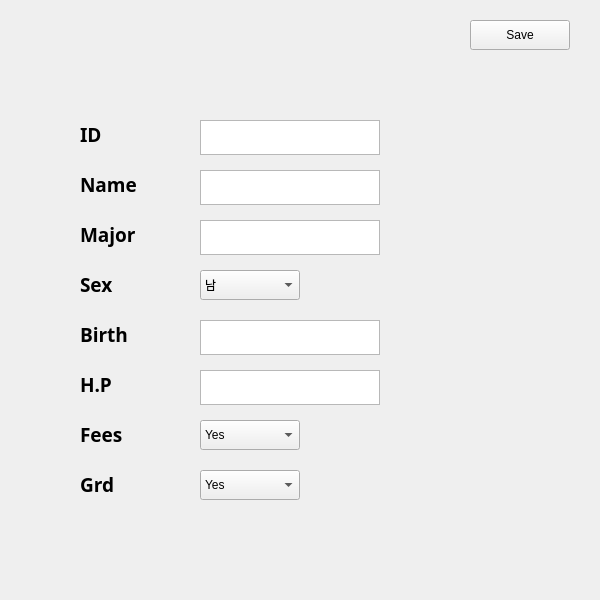
<?xml version="1.0" encoding="UTF-8"?>
<ui version="4.0">
 <class>edit</class>
 <widget class="QWidget" name="edit">
  <property name="geometry">
   <rect>
    <x>0</x>
    <y>0</y>
    <width>600</width>
    <height>600</height>
   </rect>
  </property>
  <property name="windowTitle">
   <string>Edit</string>
  </property>
  <property name="windowIcon">
   <iconset>
    <normaloff>../../../A/Desktop/1404296263554.jpeg</normaloff>../../../A/Desktop/1404296263554.jpeg</iconset>
  </property>
  <widget class="QTextEdit" name="textEdit">
   <property name="geometry">
    <rect>
     <x>200</x>
     <y>120</y>
     <width>180</width>
     <height>35</height>
    </rect>
   </property>
   <property name="html">
    <string>&lt;!DOCTYPE HTML PUBLIC &quot;-//W3C//DTD HTML 4.0//EN&quot; &quot;http://www.w3.org/TR/REC-html40/strict.dtd&quot;&gt;
&lt;html&gt;&lt;head&gt;&lt;meta name=&quot;qrichtext&quot; content=&quot;1&quot; /&gt;&lt;style type=&quot;text/css&quot;&gt;
p, li { white-space: pre-wrap; }
&lt;/style&gt;&lt;/head&gt;&lt;body style=&quot; font-family:'Gulim'; font-size:9pt; font-weight:400; font-style:normal;&quot;&gt;
&lt;p style=&quot;-qt-paragraph-type:empty; margin-top:0px; margin-bottom:0px; margin-left:0px; margin-right:0px; -qt-block-indent:0; text-indent:0px;&quot;&gt;&lt;br /&gt;&lt;/p&gt;&lt;/body&gt;&lt;/html&gt;</string>
   </property>
   <property name="acceptRichText">
    <bool>true</bool>
   </property>
  </widget>
  <widget class="QLabel" name="label">
   <property name="geometry">
    <rect>
     <x>80</x>
     <y>120</y>
     <width>100</width>
     <height>30</height>
    </rect>
   </property>
   <property name="font">
    <font>
     <family>HY강B</family>
     <pointsize>10</pointsize>
     <weight>75</weight>
     <bold>true</bold>
    </font>
   </property>
   <property name="text">
    <string>&lt;html&gt;&lt;head/&gt;&lt;body&gt;&lt;p&gt;&lt;span style=&quot; font-size:14pt;&quot;&gt;ID&lt;/span&gt;&lt;/p&gt;&lt;/body&gt;&lt;/html&gt;</string>
   </property>
  </widget>
  <widget class="QLabel" name="label_2">
   <property name="geometry">
    <rect>
     <x>80</x>
     <y>170</y>
     <width>100</width>
     <height>30</height>
    </rect>
   </property>
   <property name="font">
    <font>
     <family>HY강B</family>
     <pointsize>10</pointsize>
     <weight>75</weight>
     <bold>true</bold>
    </font>
   </property>
   <property name="text">
    <string>&lt;html&gt;&lt;head/&gt;&lt;body&gt;&lt;p&gt;&lt;span style=&quot; font-size:14pt;&quot;&gt;Name&lt;/span&gt;&lt;/p&gt;&lt;/body&gt;&lt;/html&gt;</string>
   </property>
  </widget>
  <widget class="QLabel" name="label_3">
   <property name="geometry">
    <rect>
     <x>80</x>
     <y>220</y>
     <width>100</width>
     <height>30</height>
    </rect>
   </property>
   <property name="font">
    <font>
     <family>HY강B</family>
     <pointsize>10</pointsize>
     <weight>75</weight>
     <bold>true</bold>
    </font>
   </property>
   <property name="text">
    <string>&lt;html&gt;&lt;head/&gt;&lt;body&gt;&lt;p&gt;&lt;span style=&quot; font-size:14pt;&quot;&gt;Major&lt;/span&gt;&lt;/p&gt;&lt;/body&gt;&lt;/html&gt;</string>
   </property>
  </widget>
  <widget class="QLabel" name="label_4">
   <property name="geometry">
    <rect>
     <x>80</x>
     <y>270</y>
     <width>100</width>
     <height>30</height>
    </rect>
   </property>
   <property name="font">
    <font>
     <family>HY강B</family>
     <pointsize>10</pointsize>
     <weight>75</weight>
     <bold>true</bold>
    </font>
   </property>
   <property name="text">
    <string>&lt;html&gt;&lt;head/&gt;&lt;body&gt;&lt;p&gt;&lt;span style=&quot; font-size:14pt;&quot;&gt;Sex&lt;/span&gt;&lt;/p&gt;&lt;/body&gt;&lt;/html&gt;</string>
   </property>
  </widget>
  <widget class="QLabel" name="label_5">
   <property name="geometry">
    <rect>
     <x>80</x>
     <y>320</y>
     <width>100</width>
     <height>30</height>
    </rect>
   </property>
   <property name="font">
    <font>
     <family>HY강B</family>
     <pointsize>10</pointsize>
     <weight>75</weight>
     <bold>true</bold>
    </font>
   </property>
   <property name="text">
    <string>&lt;html&gt;&lt;head/&gt;&lt;body&gt;&lt;p&gt;&lt;span style=&quot; font-size:14pt;&quot;&gt;Birth&lt;/span&gt;&lt;/p&gt;&lt;/body&gt;&lt;/html&gt;</string>
   </property>
  </widget>
  <widget class="QLabel" name="label_6">
   <property name="geometry">
    <rect>
     <x>80</x>
     <y>370</y>
     <width>100</width>
     <height>30</height>
    </rect>
   </property>
   <property name="font">
    <font>
     <family>HY강B</family>
     <pointsize>10</pointsize>
     <weight>75</weight>
     <bold>true</bold>
    </font>
   </property>
   <property name="text">
    <string>&lt;html&gt;&lt;head/&gt;&lt;body&gt;&lt;p&gt;&lt;span style=&quot; font-size:14pt;&quot;&gt;H.P&lt;/span&gt;&lt;/p&gt;&lt;/body&gt;&lt;/html&gt;</string>
   </property>
  </widget>
  <widget class="QLabel" name="label_8">
   <property name="geometry">
    <rect>
     <x>80</x>
     <y>420</y>
     <width>100</width>
     <height>30</height>
    </rect>
   </property>
   <property name="font">
    <font>
     <family>HY강B</family>
     <pointsize>10</pointsize>
     <weight>75</weight>
     <bold>true</bold>
    </font>
   </property>
   <property name="text">
    <string>&lt;html&gt;&lt;head/&gt;&lt;body&gt;&lt;p&gt;&lt;span style=&quot; font-size:14pt;&quot;&gt;Fees&lt;/span&gt;&lt;/p&gt;&lt;/body&gt;&lt;/html&gt;</string>
   </property>
  </widget>
  <widget class="QLabel" name="label_9">
   <property name="geometry">
    <rect>
     <x>80</x>
     <y>470</y>
     <width>100</width>
     <height>30</height>
    </rect>
   </property>
   <property name="font">
    <font>
     <family>HY강B</family>
     <pointsize>10</pointsize>
     <weight>75</weight>
     <bold>true</bold>
    </font>
   </property>
   <property name="text">
    <string>&lt;html&gt;&lt;head/&gt;&lt;body&gt;&lt;p&gt;&lt;span style=&quot; font-size:14pt;&quot;&gt;Grd&lt;/span&gt;&lt;/p&gt;&lt;/body&gt;&lt;/html&gt;</string>
   </property>
  </widget>
  <widget class="QTextEdit" name="textEdit_2">
   <property name="geometry">
    <rect>
     <x>200</x>
     <y>170</y>
     <width>180</width>
     <height>35</height>
    </rect>
   </property>
   <property name="html">
    <string>&lt;!DOCTYPE HTML PUBLIC &quot;-//W3C//DTD HTML 4.0//EN&quot; &quot;http://www.w3.org/TR/REC-html40/strict.dtd&quot;&gt;
&lt;html&gt;&lt;head&gt;&lt;meta name=&quot;qrichtext&quot; content=&quot;1&quot; /&gt;&lt;style type=&quot;text/css&quot;&gt;
p, li { white-space: pre-wrap; }
&lt;/style&gt;&lt;/head&gt;&lt;body style=&quot; font-family:'Gulim'; font-size:9pt; font-weight:400; font-style:normal;&quot;&gt;
&lt;p style=&quot;-qt-paragraph-type:empty; margin-top:0px; margin-bottom:0px; margin-left:0px; margin-right:0px; -qt-block-indent:0; text-indent:0px;&quot;&gt;&lt;br /&gt;&lt;/p&gt;&lt;/body&gt;&lt;/html&gt;</string>
   </property>
  </widget>
  <widget class="QTextEdit" name="textEdit_3">
   <property name="geometry">
    <rect>
     <x>200</x>
     <y>220</y>
     <width>180</width>
     <height>35</height>
    </rect>
   </property>
   <property name="layoutDirection">
    <enum>Qt::LeftToRight</enum>
   </property>
   <property name="html">
    <string>&lt;!DOCTYPE HTML PUBLIC &quot;-//W3C//DTD HTML 4.0//EN&quot; &quot;http://www.w3.org/TR/REC-html40/strict.dtd&quot;&gt;
&lt;html&gt;&lt;head&gt;&lt;meta name=&quot;qrichtext&quot; content=&quot;1&quot; /&gt;&lt;style type=&quot;text/css&quot;&gt;
p, li { white-space: pre-wrap; }
&lt;/style&gt;&lt;/head&gt;&lt;body style=&quot; font-family:'Gulim'; font-size:9pt; font-weight:400; font-style:normal;&quot;&gt;
&lt;p style=&quot;-qt-paragraph-type:empty; margin-top:0px; margin-bottom:0px; margin-left:0px; margin-right:0px; -qt-block-indent:0; text-indent:0px;&quot;&gt;&lt;br /&gt;&lt;/p&gt;&lt;/body&gt;&lt;/html&gt;</string>
   </property>
  </widget>
  <widget class="QTextEdit" name="textEdit_4">
   <property name="geometry">
    <rect>
     <x>200</x>
     <y>320</y>
     <width>180</width>
     <height>35</height>
    </rect>
   </property>
   <property name="html">
    <string>&lt;!DOCTYPE HTML PUBLIC &quot;-//W3C//DTD HTML 4.0//EN&quot; &quot;http://www.w3.org/TR/REC-html40/strict.dtd&quot;&gt;
&lt;html&gt;&lt;head&gt;&lt;meta name=&quot;qrichtext&quot; content=&quot;1&quot; /&gt;&lt;style type=&quot;text/css&quot;&gt;
p, li { white-space: pre-wrap; }
&lt;/style&gt;&lt;/head&gt;&lt;body style=&quot; font-family:'Gulim'; font-size:9pt; font-weight:400; font-style:normal;&quot;&gt;
&lt;p style=&quot;-qt-paragraph-type:empty; margin-top:0px; margin-bottom:0px; margin-left:0px; margin-right:0px; -qt-block-indent:0; text-indent:0px;&quot;&gt;&lt;br /&gt;&lt;/p&gt;&lt;/body&gt;&lt;/html&gt;</string>
   </property>
  </widget>
  <widget class="QTextEdit" name="textEdit_5">
   <property name="geometry">
    <rect>
     <x>200</x>
     <y>370</y>
     <width>180</width>
     <height>35</height>
    </rect>
   </property>
   <property name="html">
    <string>&lt;!DOCTYPE HTML PUBLIC &quot;-//W3C//DTD HTML 4.0//EN&quot; &quot;http://www.w3.org/TR/REC-html40/strict.dtd&quot;&gt;
&lt;html&gt;&lt;head&gt;&lt;meta name=&quot;qrichtext&quot; content=&quot;1&quot; /&gt;&lt;style type=&quot;text/css&quot;&gt;
p, li { white-space: pre-wrap; }
&lt;/style&gt;&lt;/head&gt;&lt;body style=&quot; font-family:'Gulim'; font-size:9pt; font-weight:400; font-style:normal;&quot;&gt;
&lt;p style=&quot;-qt-paragraph-type:empty; margin-top:0px; margin-bottom:0px; margin-left:0px; margin-right:0px; -qt-block-indent:0; text-indent:0px;&quot;&gt;&lt;br /&gt;&lt;/p&gt;&lt;/body&gt;&lt;/html&gt;</string>
   </property>
  </widget>
  <widget class="QComboBox" name="comboBox">
   <property name="geometry">
    <rect>
     <x>200</x>
     <y>270</y>
     <width>100</width>
     <height>30</height>
    </rect>
   </property>
   <item>
    <property name="text">
     <string>남</string>
    </property>
   </item>
   <item>
    <property name="text">
     <string>여</string>
    </property>
   </item>
  </widget>
  <widget class="QComboBox" name="comboBox_2">
   <property name="geometry">
    <rect>
     <x>200</x>
     <y>420</y>
     <width>100</width>
     <height>30</height>
    </rect>
   </property>
   <item>
    <property name="text">
     <string>Yes</string>
    </property>
   </item>
   <item>
    <property name="text">
     <string>No</string>
    </property>
   </item>
  </widget>
  <widget class="QComboBox" name="comboBox_3">
   <property name="geometry">
    <rect>
     <x>200</x>
     <y>470</y>
     <width>100</width>
     <height>30</height>
    </rect>
   </property>
   <item>
    <property name="text">
     <string>Yes</string>
    </property>
   </item>
   <item>
    <property name="text">
     <string>No</string>
    </property>
   </item>
  </widget>
  <widget class="QPushButton" name="pushButton">
   <property name="geometry">
    <rect>
     <x>470</x>
     <y>20</y>
     <width>100</width>
     <height>30</height>
    </rect>
   </property>
   <property name="text">
    <string>Save</string>
   </property>
  </widget>
 </widget>
 <resources/>
 <connections>
  <connection>
   <sender>pushButton</sender>
   <signal>clicked()</signal>
   <receiver>edit</receiver>
   <slot>close()</slot>
   <hints>
    <hint type="sourcelabel">
     <x>522</x>
     <y>44</y>
    </hint>
    <hint type="destinationlabel">
     <x>557</x>
     <y>71</y>
    </hint>
   </hints>
  </connection>
 </connections>
</ui>
